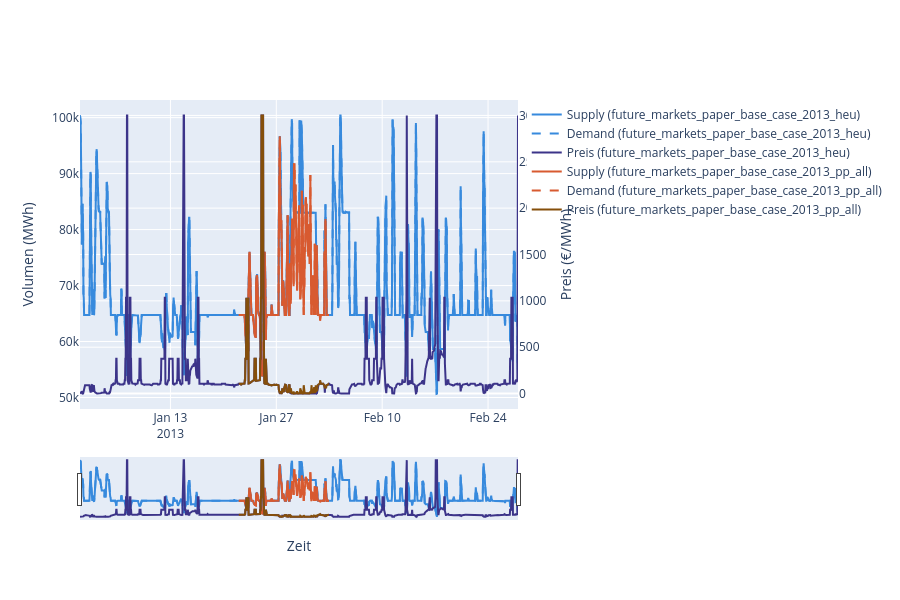

The cell this chart's notebook holds for it:
### Code cell
import pandas as pd
import plotly.graph_objects as go
from sqlalchemy import create_engine

db = create_engine(db_uri)

# Daten laden
df = pd.read_sql("SELECT * FROM market_meta", db)  # Tabellennamen anpassen
df['time'] = pd.to_datetime(df['time'])

# Zwei Simulationen auswählen
sim_values = df['simulation'].unique()
sim1, sim2 = sim_values[0], sim_values[1]  # oder manuell: sim1 = "sim_baseline"

d1 = df[df['simulation'] == sim1]
d2 = df[df['simulation'] == sim2]

fig = go.Figure()

# Simulation 1
fig.add_trace(go.Scatter(x=d1['time'], y=d1['supply_volume_energy'], name=f'Supply ({sim1})', line=dict(color='#378ADD'), yaxis='y1'))
fig.add_trace(go.Scatter(x=d1['time'], y=d1['demand_volume_energy'], name=f'Demand ({sim1})', line=dict(color='#378ADD', dash='dash'), yaxis='y1'))
fig.add_trace(go.Scatter(x=d1['time'], y=d1['price'], name=f'Preis ({sim1})', line=dict(color='#3C3489'), yaxis='y2'))

# Simulation 2
fig.add_trace(go.Scatter(x=d2['time'], y=d2['supply_volume_energy'], name=f'Supply ({sim2})', line=dict(color='#D85A30'), yaxis='y1'))
fig.add_trace(go.Scatter(x=d2['time'], y=d2['demand_volume_energy'], name=f'Demand ({sim2})', line=dict(color='#D85A30', dash='dash'), yaxis='y1'))
fig.add_trace(go.Scatter(x=d2['time'], y=d2['price'], name=f'Preis ({sim2})', line=dict(color='#854F0B'), yaxis='y2'))

fig.update_layout(
    xaxis=dict(title='Zeit', rangeslider=dict(visible=True)),  # Zoom-Slider unten
    yaxis=dict(title='Volumen (MWh)'),
    yaxis2=dict(title='Preis (€/MWh)', overlaying='y', side='right'),
    hovermode='x unified',
    height=600
)

fig.show()

### Figure 1 — Plotly figure (JSON) as saved in the notebook; plotly's stock layout.template omitted (floating-point values rounded to 4 significant figures; data arrays with more than 128 entries replaced by an {"elided": "..."} marker saying what was removed)
{"data": [{"line": {"color": "#378ADD"}, "name": "Supply (future_markets_paper_base_case_2013_heu)", "type": "scatter", "x": {"elided": "1391 str values"}, "y": {"elided": "1391 float values"}, "yaxis": "y"}, {"line": {"color": "#378ADD", "dash": "dash"}, "name": "Demand (future_markets_paper_base_case_2013_heu)", "type": "scatter", "x": {"elided": "1391 str values"}, "y": {"elided": "1391 float values"}, "yaxis": "y"}, {"line": {"color": "#3C3489"}, "name": "Preis (future_markets_paper_base_case_2013_heu)", "type": "scatter", "x": {"elided": "1391 str values"}, "y": {"elided": "1391 float values"}, "yaxis": "y2"}, {"line": {"color": "#D85A30"}, "name": "Supply (future_markets_paper_base_case_2013_pp_all)", "type": "scatter", "x": {"elided": "287 str values"}, "y": {"elided": "287 float values"}, "yaxis": "y"}, {"line": {"color": "#D85A30", "dash": "dash"}, "name": "Demand (future_markets_paper_base_case_2013_pp_all)", "type": "scatter", "x": {"elided": "287 str values"}, "y": {"elided": "287 float values"}, "yaxis": "y"}, {"line": {"color": "#854F0B"}, "name": "Preis (future_markets_paper_base_case_2013_pp_all)", "type": "scatter", "x": {"elided": "287 str values"}, "y": {"elided": "287 float values"}, "yaxis": "y2"}], "layout": {"height": 600, "hovermode": "x unified", "xaxis": {"rangeslider": {"visible": true}, "title": {"text": "Zeit"}}, "yaxis": {"title": {"text": "Volumen (MWh)"}}, "yaxis2": {"overlaying": "y", "side": "right", "title": {"text": "Preis (€/MWh)"}}}}
